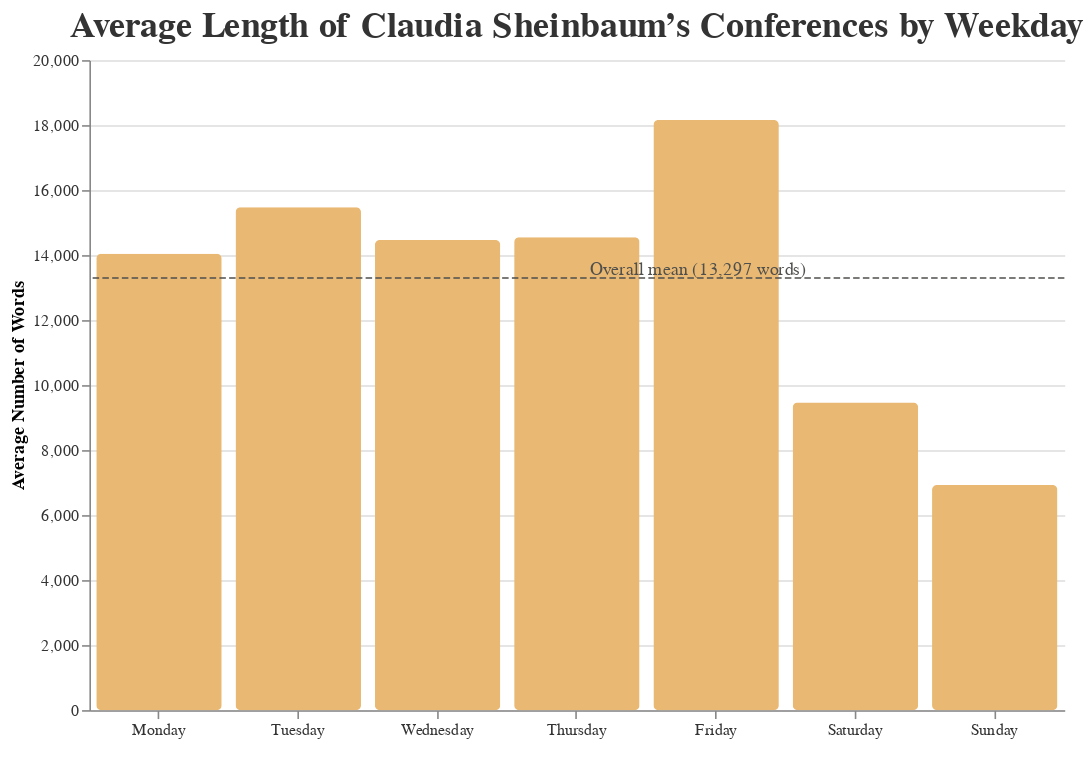

The code cell stored with this chart in its notebook:
### Code cell
day_order = ["Monday","Tuesday","Wednesday","Thursday","Friday","Saturday","Sunday"]
overall_mean = df_7["avg_words"].mean()

chart_weekday_avg = (
    alt.Chart(df_7)
    .mark_bar(color=color_more, cornerRadius=3)
    .encode(
        x=alt.X("weekday:N", title=" ", sort=day_order, axis=alt.Axis(labelAngle=360)),
        y=alt.Y("avg_words:Q", title="Average Number of Words"),
        tooltip=[
            alt.Tooltip("weekday:N", title="Weekday"),
            alt.Tooltip("avg_words:Q", title="Avg. Words", format=",.0f")
        ]
    )
    .properties(
        title="Average Length of Claudia Sheinbaum’s Conferences by Weekday",
        width=600,
        height=400
    )
)

# Add horizontal mean line
mean_line = (
    alt.Chart(pd.DataFrame({"y": [overall_mean]}))
    .mark_rule(color=color_gray, strokeDash=[4, 2])
    .encode(y="y:Q")
)

mean_label = (
    alt.Chart(pd.DataFrame({"y": [overall_mean]}))
    .mark_text(
        text=f"Overall mean ({overall_mean:,.0f} words)",
        align="left",
        dx=8,
        dy=-5,
        color=color_gray
    )
    .encode(y="y:Q")
)

chart_weekday_avg + mean_line + mean_label

### Figure 1 — Vega-Lite specification as saved in the notebook (floating-point values rounded to 4 significant figures)
{"config": {"title": {"fontSize": 22, "font": "Helvetica Neue", "anchor": "middle", "color": "#333"}, "axis": {"labelFont": "Helvetica Neue", "titleFont": "Helvetica Neue", "labelColor": "#333"}, "view": {"strokeWidth": 0}}, "layer": [{"data": {"name": "data-3644229a7f12c8004d104373086b825b"}, "mark": {"type": "bar", "color": "#E9B872", "cornerRadius": 3}, "encoding": {"tooltip": [{"field": "weekday", "title": "Weekday", "type": "nominal"}, {"field": "avg_words", "format": ",.0f", "title": "Avg. Words", "type": "quantitative"}], "x": {"axis": {"labelAngle": 360}, "field": "weekday", "sort": ["Monday", "Tuesday", "Wednesday", "Thursday", "Friday", "Saturday", "Sunday"], "title": " ", "type": "nominal"}, "y": {"field": "avg_words", "title": "Average Number of Words", "type": "quantitative"}}, "title": "Average Length of Claudia Sheinbaum’s Conferences by Weekday"}, {"data": {"name": "data-2334eeb7a7633a8f8b67e83daa34186a"}, "mark": {"type": "rule", "color": "#4f4f4d", "strokeDash": [4, 2]}, "encoding": {"y": {"field": "y", "type": "quantitative"}}}, {"data": {"name": "data-2334eeb7a7633a8f8b67e83daa34186a"}, "mark": {"type": "text", "align": "left", "color": "#4f4f4d", "dx": 8, "dy": -5, "text": "Overall mean (13,297 words)"}, "encoding": {"y": {"field": "y", "type": "quantitative"}}}], "height": 400, "width": 600, "$schema": "https://vega.github.io/schema/vega-lite/v5.20.1.json", "datasets": {"data-3644229a7f12c8004d104373086b825b": [{"weekday": "Monday", "avg_words": 14050.0, "n_conferences": 52}, {"weekday": "Tuesday", "avg_words": 15470.0, "n_conferences": 51}, {"weekday": "Wednesday", "avg_words": 14470.0, "n_conferences": 53}, {"weekday": "Thursday", "avg_words": 14550.0, "n_conferences": 52}, {"weekday": "Friday", "avg_words": 18150.0, "n_conferences": 50}, {"weekday": "Saturday", "avg_words": 9468.0, "n_conferences": 44}, {"weekday": "Sunday", "avg_words": 6927.0, "n_conferences": 47}], "data-2334eeb7a7633a8f8b67e83daa34186a": [{"y": 13300.0}]}}
